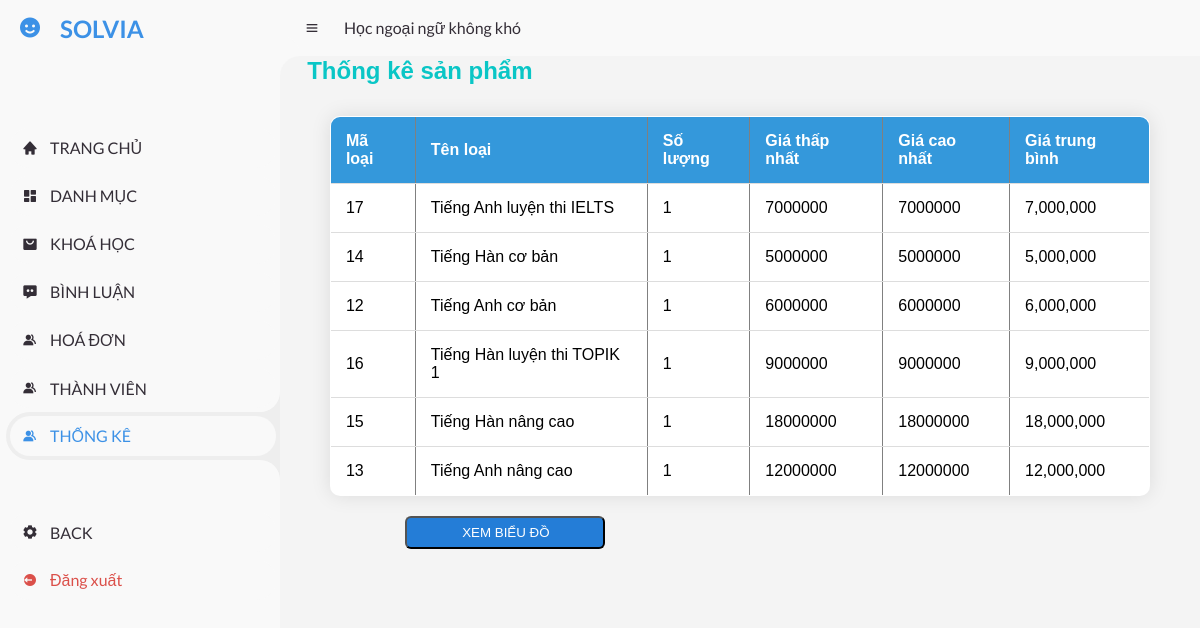
The app's page /admin/index.php?act=thongke (signed in) with its own data.
### tables this page shows
CREATE TABLE `category` (
  `category_id` int(11) NOT NULL,
  `category_name` varchar(199) NOT NULL
);

### model/pdo.php (called while the page is built, shortened)
<?php
function pdo_get_connection()
{
    $servername = "localhost";
    $username = "root";
    $password = "";
    try {
        $conn = new PDO("mysql:host=$servername;dbname=bankhoahoc", $username, $password);
        $conn->setAttribute(PDO::ATTR_ERRMODE, PDO::ERRMODE_EXCEPTION);
        return $conn;
    } catch (PDOException $e) {
        echo "Kết nối thất bại: " . $e->getMessage();
    }
}
function pdo_query($sql)
{
    $sql_args = array_slice(func_get_args(), 1);
    try {
        $conn = Pdo_get_connection();
        $stmt = $conn->prepare($sql);
        $stmt->execute($sql_args);
        $rows = $stmt->fetchAll();
        return $rows;
    } catch (PDOException $e) {
        throw $e;
    } finally {
        unset($conn);
    }
}
?>

### model/khoahoc.php (called while the page is built, shortened)
<?php
function load_thong_ke() {
    $sql = "SELECT dm.category_id as madm , dm.category_name as tendm , COUNT(*) 'soluong', MIN(price) 'gia_min', MAX(price) 'gia_max',
    AVG(price) 'gia_avg' FROM category dm JOIN courses sp ON dm.category_id=sp.category_id GROUP BY dm.category_id, dm.category_name ORDER BY soluong DESC";
    return pdo_query($sql);
}
?>

### admin/thongke/thongke.php (the view, shortened to what this page needs)
<div class="row2">
    <div class="row2 font_title mb">
        <h1>Thống kê sản phẩm</h1>
    </div>
    <div class="row2 form_content ">
        <form action="#" method="POST">
            <div class="row2 mb10 formds_loai">
                <table border="1">
                    <tr>
                        <th>Mã loại</th>
                        <th>Tên loại</th>
                        <th>Số lượng</th>
                        <th>Giá thấp nhất</th>
                        <th>Giá cao nhất</th>
                        <th>Giá trung bình</th>
                    </tr>
                    <?php
                    foreach ($listsp as $lsp) {
                        extract($lsp);
                        echo '<tr>
                                <td>' . $madm . '</td>
                                <td>' . $tendm . '</td>
                                <td>' . $soluong . '</td>
                                <td>'  . $gia_min . '</td>
                                <td>'  . $gia_max . '</td>
                                <td>'  . number_format($gia_avg, 0) . '</td>
                            </tr>';
                    }
                    ?>
                </table>
        </form>
        <li class="<?php echo (!isset($_GET['act']) || $_GET['act'] === 'bieudo') ? 'active' : ''; ?>">
            <a href="index.php?act=bieudo">
                <div class="row btn_list mt20">
             <input  class="mr20" type="button" value="XEM BIỂU ĐỒ"></a>
           </div>
    </div>

### css/admin.css (style rules this page uses)
* { margin: 0; padding: 0; box-sizing: border-box; }
a { text-decoration: none; }
li { list-style: none; }
:root { --poppins: 'Poppins', sans-serif; --lato: 'Lato', sans-serif; --light: #F9F9F9; --blue: #3C91E6; --light-blue: #CFE8FF; --grey: #eee; --dark-grey: #AAAAAA; --dark: #342E37; --red: #DB504A; --yellow: #FFCE26; --light-yellow: #FFF2C6; --orange: #FD7238; --light-orange: #FFE0D3; }
html { overflow-x: hidden; }
body { background: var(--grey); overflow-x: hidden; }

### css/contentadmin.css (style rules this page uses)
.row2 { width: 97%; margin: 0 auto; }
.font_title h1 { color: rgb(10, 198, 198); line-height: 30px; }
.mb10 { margin-bottom: 10px; }
.mt20 { margin-top: 20px; }
.form_content { padding: 10px; }
body { font-family: Arial, sans-serif; background-color: #f4f4f4; }
table { width: 100%; border-collapse: collapse; margin-top: 20px; margin-bottom: 20px; overflow: hidden; box-shadow: 0 0 20px rgba(0, 0, 0, 0.1); border-radius: 10px; background-color: #fff; }
th, td { padding: 15px; text-align: left; border-bottom: 1px solid #ddd; }
th { background-color: #3498db; color: #fff; }
.btn_list input[type="button"] { border-radius: 6px; background-color: #247dd7; color: #ffffff; padding: 2px 5px 2px 7px; width: 200px; line-height: 25px; margin-left: 75px; }

### records on screen
category: category_id "17", category_name "Tiếng Anh luyện thi IELTS", soluong "1", gia_min "7000000", gia_max "7000000", gia_avg "7,000,000"
category: category_id "14", category_name "Tiếng Hàn cơ bản", soluong "1", gia_min "5000000", gia_max "5000000", gia_avg "5,000,000"
category: category_id "12", category_name "Tiếng Anh cơ bản", soluong "1", gia_min "6000000", gia_max "6000000", gia_avg "6,000,000"
category: category_id "16", category_name "Tiếng Hàn luyện thi TOPIK 1", soluong "1", gia_min "9000000", gia_max "9000000", gia_avg "9,000,000"
category: category_id "15", category_name "Tiếng Hàn nâng cao", soluong "1", gia_min "18000000", gia_max "18000000", gia_avg "18,000,000"
category: category_id "13", category_name "Tiếng Anh nâng cao", soluong "1", gia_min "12000000", gia_max "12000000", gia_avg "12,000,000"
